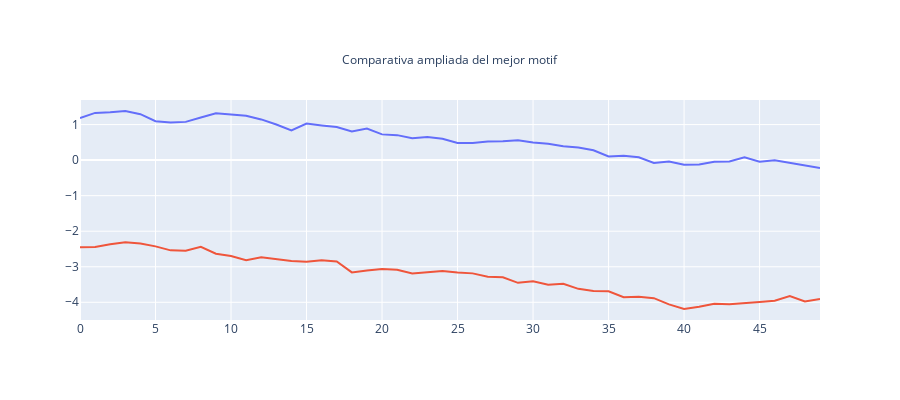

Notebook cell for this chart:
### Markdown cell above
Para asegurarnos de que estos dos motifs realmente se parecen, la función *graph_amplified_best_motifs* compara de forma más ampliada los dos motifs más similares, como se puede ver en la gráfica, estos dos motifs realmente sí son muy similares.

### Code cell
def graph_amplified_best_motif(x, y, best_motifs, m):
    fig = make_subplots(rows=1, cols=1, shared_xaxes=False, vertical_spacing=0.08)
    for idx in best_motifs.index:
        plot_y = y[idx:(idx + m)]
        fig.add_trace(go.Scatter(x=list(range(m)), y=plot_y, mode='lines'), row=1, col=1)
    fig.add_annotation(text="Comparativa ampliada del mejor motif", xref="paper", yref="paper", x=0.5, y=1.23,
                       showarrow=False)
    fig.update_layout(height=400, grid=dict(rows=1, columns=1))
    fig.update_traces(showlegend=False)
    fig.show()
    
    
graph_amplified_best_motif(x, y, best_motifs, m)

### Figure 1 — Plotly figure (JSON) as saved in the notebook; plotly's stock layout.template omitted (floating-point values rounded to 4 significant figures)
{"data": [{"mode": "lines", "showlegend": false, "type": "scatter", "x": [0, 1, 2, 3, 4, 5, 6, 7, 8, 9, 10, 11, 12, 13, 14, 15, 16, 17, 18, 19, 20, 21, 22, 23, 24, 25, 26, 27, 28, 29, 30, 31, 32, 33, 34, 35, 36, 37, 38, 39, 40, 41, 42, 43, 44, 45, 46, 47, 48, 49], "xaxis": "x", "y": [1.182, 1.329, 1.344, 1.382, 1.293, 1.095, 1.06, 1.076, 1.199, 1.319, 1.28, 1.25, 1.145, 1.003, 0.8327, 1.028, 0.9768, 0.933, 0.8077, 0.8855, 0.7241, 0.7028, 0.6132, 0.6519, 0.6009, 0.4828, 0.48, 0.5228, 0.5295, 0.5597, 0.4963, 0.46, 0.3928, 0.3568, 0.2755, 0.1029, 0.1206, 0.08042, -0.0826, -0.03632, -0.127, -0.1219, -0.04894, -0.03605, 0.07789, -0.04559, -0.005354, -0.07383, -0.1609, -0.2188], "yaxis": "y"}, {"mode": "lines", "showlegend": false, "type": "scatter", "x": [0, 1, 2, 3, 4, 5, 6, 7, 8, 9, 10, 11, 12, 13, 14, 15, 16, 17, 18, 19, 20, 21, 22, 23, 24, 25, 26, 27, 28, 29, 30, 31, 32, 33, 34, 35, 36, 37, 38, 39, 40, 41, 42, 43, 44, 45, 46, 47, 48, 49], "xaxis": "x", "y": [-2.449, -2.446, -2.369, -2.31, -2.346, -2.427, -2.539, -2.552, -2.438, -2.633, -2.699, -2.813, -2.735, -2.79, -2.837, -2.859, -2.815, -2.854, -3.158, -3.104, -3.06, -3.082, -3.191, -3.155, -3.117, -3.164, -3.186, -3.279, -3.297, -3.452, -3.41, -3.505, -3.481, -3.622, -3.681, -3.692, -3.858, -3.846, -3.884, -4.058, -4.189, -4.128, -4.039, -4.052, -4.011, -3.989, -3.956, -3.827, -3.978, -3.91], "yaxis": "y"}], "layout": {"annotations": [{"showarrow": false, "text": "Comparativa ampliada del mejor motif", "x": 0.5, "xref": "paper", "y": 1.23, "yref": "paper"}], "grid": {"columns": 1, "rows": 1}, "height": 400, "xaxis": {"anchor": "y", "domain": [0, 1]}, "yaxis": {"anchor": "x", "domain": [0, 1]}}}
